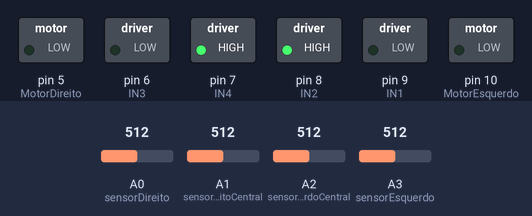
Simulated run of this sketch. Board: Arduino Uno, built with avr-gcc and run on an emulated ATmega328P. On the bench: switched loads named in the sketch (green lamp = pin HIGH). The inputs (shaded band) are chosen by the test bench; at power-on: A0 (sensorDireito) = 512, A1 (sensorDireitoCentral) = 512, A2 (sensorEsquerdoCentral) = 512, A3 (sensorEsquerdo) = 512. At 22.0 s the program stops and its outputs stay as they are.

Above: at 6.2 s.
6.3 s: A0 (sensorDireito) set to 263
7.8 s: A0 (sensorDireito) set to 231
At 8.4 s:
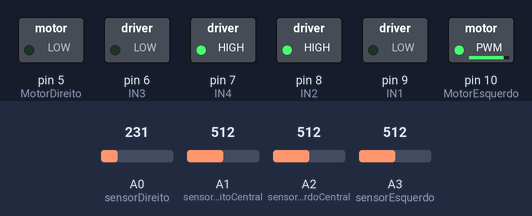
At 22.8 s:
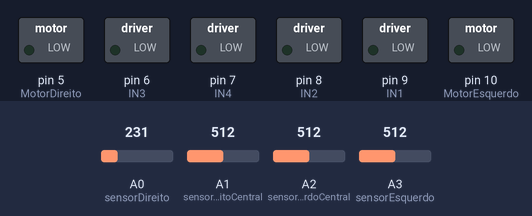
Timing chart, 0 to 23.5 s (numbered marks = the images above; inputs shaded):
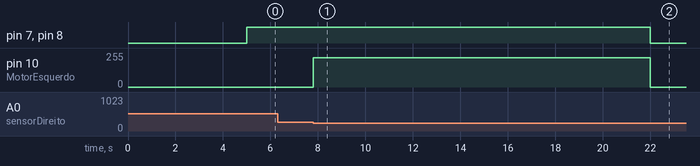

The sketch:

Seguidor_4_sensores_corrida.ino
```cpp
//Motor esquerdo
int IN1 = 9;
int IN2 = 8;
int MotorEsquerdo = 10;

//Motor direito
int IN3 = 6;
int IN4 = 7;
int MotorDireito = 5;

//Sensores
int sensorEsquerdo = A3;
int sensorEsquerdoCentral = A2;
int sensorDireitoCentral = A1;
int sensorDireito = A0;

//Velocidade
int velocidadeZero = 0;
int velocidadeMedia = 180;
int velocidadeAlta = 220;

//Tempo da volta na pista(Mili)
long tempoAtual = 0;
long tempoDaVolta = 22000;

//Taxa de leitura
int linha = 250;

void setup() {
  Serial.begin(9600);
  pinMode(IN1, OUTPUT);
  pinMode(IN2, OUTPUT);
  pinMode(IN3, OUTPUT);
  pinMode(IN4, OUTPUT);
  pinMode(MotorEsquerdo, OUTPUT);
  pinMode(MotorDireito, OUTPUT);
  pinMode(sensorEsquerdo, INPUT);
  pinMode(sensorEsquerdoCentral, INPUT);
  pinMode(sensorDireitoCentral, INPUT);
  pinMode(sensorDireito, INPUT);
  delay(5000);
}

void loop() {
  if (tempoAtual <= tempoDaVolta) {
    int taxaLeituraSensorEsquerdo = analogRead(sensorEsquerdo); //Obtem a leitura do sensor direito
    int taxaLeituraSensorEsquerdoCentral = analogRead(sensorEsquerdoCentral);  //Obtem a leitura do sensor central
    int taxaLeituraSensorDireitoCentral = analogRead(sensorDireitoCentral);  //Obtem a leitura do sensor esquerdo
    int taxaLeituraSensorDireito = analogRead(sensorDireito);  //Obtem a leitura do sensor esquerdo

    //Seta as rodas sentido Frente
    RotacionarFrente();

    Run(taxaLeituraSensorEsquerdo, taxaLeituraSensorEsquerdoCentral, taxaLeituraSensorDireitoCentral, taxaLeituraSensorDireito);

    tempoAtual = millis();
  }
  else {
    Parar();
    exit(0);
  }
}

void Run(int taxaLeituraSensorEsquerdo, int taxaLeituraSensorEsquerdoCentral, int taxaLeituraSensorDireitoCentral, int taxaLeituraSensorDireito)
{

  if (taxaLeituraSensorEsquerdo < linha &&
      (taxaLeituraSensorEsquerdoCentral > linha || taxaLeituraSensorEsquerdoCentral < linha) &&
      (taxaLeituraSensorDireitoCentral > linha || taxaLeituraSensorDireitoCentral < linha) &&
      taxaLeituraSensorDireito > linha)
  {
    //Faz a curva para esquerda
    CurvaEsquerdaFechada();
  }
  else if (taxaLeituraSensorEsquerdo > linha &&
           (taxaLeituraSensorEsquerdoCentral > linha || taxaLeituraSensorEsquerdoCentral < linha) &&
           (taxaLeituraSensorDireitoCentral > linha || taxaLeituraSensorDireitoCentral < linha) &&
           taxaLeituraSensorDireito < linha)
  {
    //Faz a curva para esquerda
    CurvaDireitaFechada();
  }
  else if (taxaLeituraSensorEsquerdo > linha &&
           taxaLeituraSensorEsquerdoCentral > linha &&
           taxaLeituraSensorDireitoCentral < linha &&
           taxaLeituraSensorDireito > linha)
  {
      FrenteAjustarParaDireita();
  }
  else if (taxaLeituraSensorEsquerdo > linha &&
           taxaLeituraSensorEsquerdoCentral < linha &&
           taxaLeituraSensorDireitoCentral > linha &&
           taxaLeituraSensorDireito > linha)
  {
      FrenteAjustarParaEsquerda();
  }
  else if ((taxaLeituraSensorEsquerdo < linha &&
            taxaLeituraSensorEsquerdoCentral < linha &&
            taxaLeituraSensorDireitoCentral < linha &&
            taxaLeituraSensorDireito < linha) || (taxaLeituraSensorEsquerdoCentral < linha && taxaLeituraSensorDireitoCentral < linha))
  {
    Frente();
  }
}

//Rotação da roda para frente
void RotacionarFrente() {
  digitalWrite(IN1, LOW);
  digitalWrite(IN2, HIGH);
  digitalWrite(IN3, LOW);
  digitalWrite(IN4, HIGH);
}

void Frente() {
  analogWrite(MotorEsquerdo, velocidadeAlta);
  analogWrite(MotorDireito, velocidadeAlta);
}

void FrenteAjustarParaEsquerda() {
  analogWrite(MotorEsquerdo, velocidadeAlta - 40);
  analogWrite(MotorDireito, velocidadeAlta);
}

void FrenteAjustarParaDireita() {
  analogWrite(MotorEsquerdo, velocidadeAlta);
  analogWrite(MotorDireito, velocidadeAlta - 40);
}

void CurvaEsquerdaFechada() {
  analogWrite(MotorEsquerdo, velocidadeZero);
  analogWrite(MotorDireito, velocidadeAlta);
}

void CurvaDireitaFechada() {
  analogWrite(MotorEsquerdo, velocidadeAlta);
  analogWrite(MotorDireito, velocidadeZero);
}

void Parar() {
  analogWrite(MotorEsquerdo, velocidadeZero);
  analogWrite(MotorDireito, velocidadeZero);
  digitalWrite(IN1, LOW);
  digitalWrite(IN2, LOW);
  digitalWrite(IN3, LOW);
  digitalWrite(IN4, LOW);
}
```

Measured:
- the behaviour switches between 250 and 249 on A0 (sensorDireito) (found by bisection; images 0 and 1)
- after the input at 6.3 s, every drawn part: stays the same
- after the input at 7.8 s, pin 10 (MotorEsquerdo): 0/255 → 220/255 at once, → 0/255 14.2 s later
